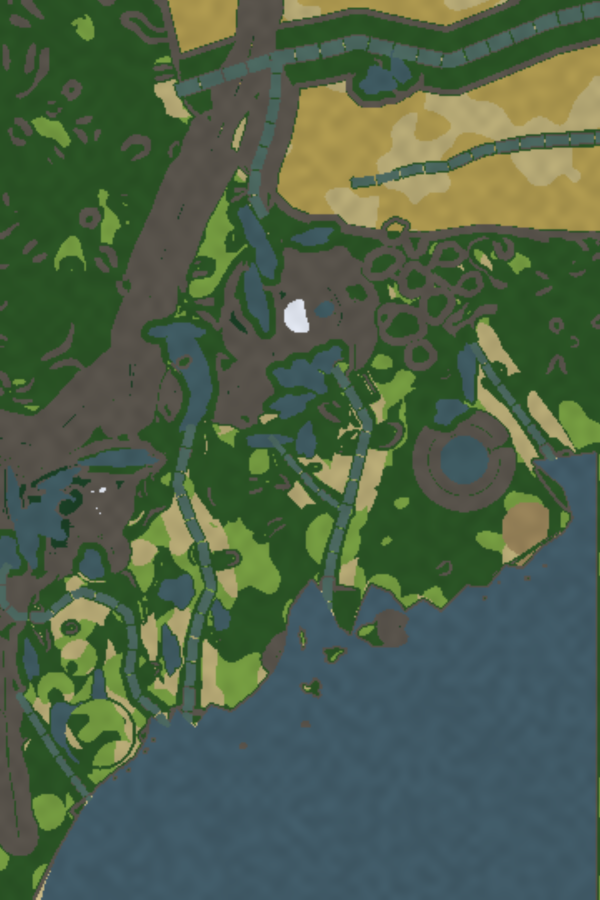
#> input picture assets/terrain/maine_color.png, 1800 x 2700 px (shown at 1/3 size)
$ python groundclass.py
#> lines starting #> are read from the running program, lines starting #| are printed output that depends on the picture
#!/usr/bin/env python3
"""
groundclass.py -- the DEFAULT ground under the painted textures.

Reads the baked colour map (assets/terrain/maine_color.png, written by mainegen.py
from myrkgen.colour()) and classifies every 4 m cell back to the bake class it came
from by nearest palette colour, then maps each class to a COLUMN of the ground
texture sheet (tools/groundsheet.py):

    bake class            column   ground
    forest, pine      ->  F   6    forest floor
    meadow            ->  A   1    lush meadow
    farm, shelf gold  ->  B   2    dry grass / Shelf
    barrens           ->  G   7    barrens / heath
    rock              ->  H   8    gravel / scree
    sand              ->  I   9    sand / beach
    snow              ->  K  11    snow-dusted grass
    seabed / lakes    ->      0    none (bake colour shows; water covers it anyway)

Output: assets/terrain/maine_ground.dat -- PNG bytes of an L8 image, one byte per
bake cell (1800 x 2700), row 0 = north, value = column (1..11) or 0.  Stored with a
.dat extension on purpose: Godot must NOT import it as a texture (a lossy or
re-formatted import would corrupt the ids). GroundPaint.gd reads it with
Image.load_png_from_buffer(), same as it reads design/ground_paint.dat.

The shader picks the actual tile as  id = world_style_row * 11 + column, so the whole
world can be re-styled by changing one uniform -- this file only says WHAT ground is
where, never which art style it is drawn in.

    python3 tools/groundclass.py            (from the repo root; ~2 s)
"""
import os, sys, io
import numpy as np
from PIL import Image

ROOT = os.path.dirname(os.path.dirname(os.path.abspath(__file__)))
SRC = os.path.join(ROOT, "assets", "terrain", "maine_color.png")
OUT = os.path.join(ROOT, "assets", "terrain", "maine_ground.dat")

# myrkgen.colour()'s palette, verbatim, and the column each class dresses as
PALETTE = [
    ("forest",  (0.16, 0.32, 0.14), 6),
    ("pine",    (0.10, 0.24, 0.14), 6),
    ("meadow",  (0.45, 0.60, 0.25), 1),
    ("farm",    (0.70, 0.65, 0.45), 2),
    ("gold",    (0.66, 0.58, 0.30), 2),
    ("sand",    (0.78, 0.72, 0.52), 9),
    ("rock",    (0.34, 0.32, 0.29), 8),
    ("snow",    (0.86, 0.88, 0.92), 11),
    ("seabed",  (0.25, 0.35, 0.40), 0),
    ("barrens", (0.58, 0.50, 0.34), 7),
]


def classify(rgb):
    """rgb: HxWx3 float 0..1 -> HxW uint8 column ids."""
    cols = np.array([p[1] for p in PALETTE], dtype=np.float32)          # K x 3
    # the bake multiplies every class by (1 +- 8 %) noise, so compare on
    # chromaticity + brightness rather than raw distance: normalise both to
    # unit length, then add a small brightness term so rock vs pine still split.
    def feat(a):
        l = np.linalg.norm(a, axis=-1, keepdims=True) + 1e-6
        return np.concatenate([a / l, 0.35 * l], axis=-1)
    fp = feat(cols)                                                      # K x 4
    fi = feat(rgb.reshape(-1, 3))                                        # N x 4
    # chunked argmin so the 4.9 M-cell map stays under a few hundred MB
    out = np.empty(fi.shape[0], dtype=np.uint8)
    step = 400_000
    ids = np.array([p[2] for p in PALETTE], dtype=np.uint8)
    for s in range(0, fi.shape[0], step):
        d = ((fi[s:s + step, None, :] - fp[None, :, :]) ** 2).sum(-1)   # n x K
        out[s:s + step] = ids[np.argmin(d, axis=1)]
    return out.reshape(rgb.shape[:2])


def main():
    im = Image.open(SRC).convert("RGB")
#> im is the input picture: PIL image 1800x2700 RGB; mean R, G, B 76.8, 97.2, 72.5
    rgb = np.asarray(im, dtype=np.float32) / 255.0
    ids = classify(rgb)
#> in classify, `return out.reshape(rgb.shape[:2])`:
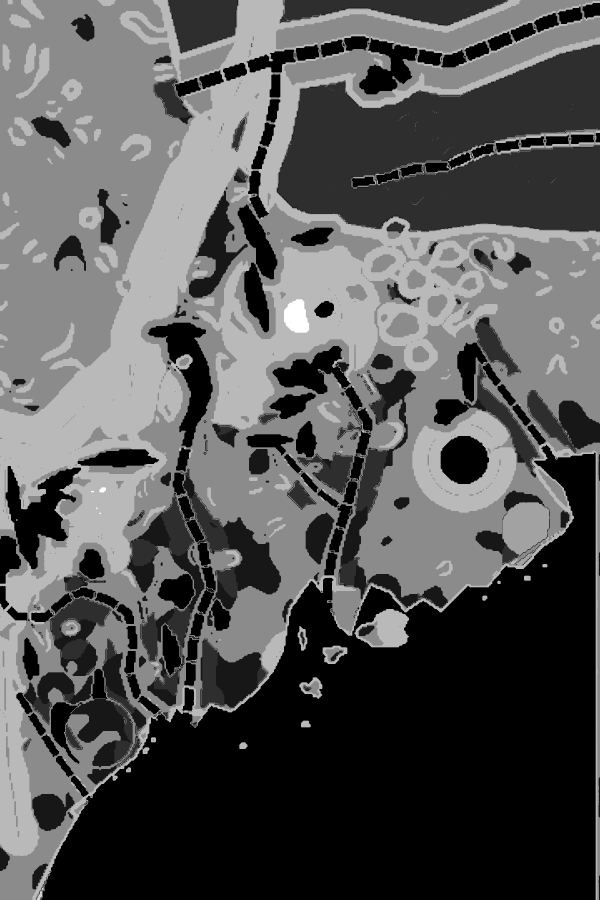
#> returned value: shape (2700, 1800) (shown at 1/3 size); min 0, max 11, mean 3.71; drawn with min black and max white
    names = {0: "none/water", 1: "A lush meadow", 2: "B dry grass", 6: "F forest floor",
             7: "G barrens", 8: "H gravel", 9: "I sand", 11: "K snow"}
    tot = ids.size
#> tot = 4860000
    for v in sorted(names):
        n = int((ids == v).sum())
        print("  %-16s %8d cells  %5.1f %%" % (names[v], n, 100.0 * n / tot))
#> this loop made 8 passes
#> n on passes 1 to 8: 1568486, 273094, 559624, 1496107, 34523, 921675, 429, 6062
#|   none/water        1568486 cells   32.3 %
#|   A lush meadow      273094 cells    5.6 %
#|   B dry grass        559624 cells   11.5 %
#|   F forest floor    1496107 cells   30.8 %
#|   G barrens           34523 cells    0.7 %
#|   H gravel           921675 cells   19.0 %
#|   I sand                429 cells    0.0 %
#|   K snow               6062 cells    0.1 %
    buf = io.BytesIO()
    Image.fromarray(ids, "L").save(buf, "PNG", optimize=True)
    with open(OUT, "wb") as f:
        f.write(buf.getvalue())
    print("wrote", os.path.relpath(OUT, ROOT), "%d bytes (%d x %d L8 as PNG)"
          % (len(buf.getvalue()), ids.shape[1], ids.shape[0]))
#| wrote assets/terrain/maine_ground.dat 98141 bytes (1800 x 2700 L8 as PNG)
    # a viewable copy beside it is NOT written on purpose -- Godot would import it.


if __name__ == "__main__":
    main()
